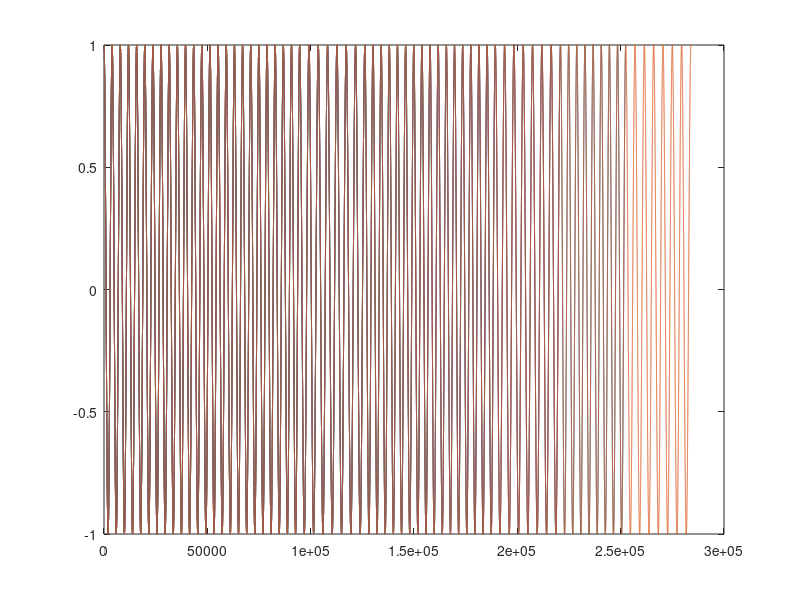

Reproduce this figure in MATLAB.
% function [ output_args ] = moduladorBFSK( input_args )

%% TX
x = [0 0 0 1 0 0 1 0 1];
Rb = 563.48;
f0 = 8*Rb;
f1 = 7*Rb;
fc = 7.5*Rb;
fs = 56*Rb;

Tb = 1/Rb;
t = 0:Tb/fs:Tb;
s = [];
phi = 0;
figure
for i = 1:length(x)
    if(x(i) == 1)
        s = [s cos(2*pi*f1*t+ phi)];
    elseif(x(i) == 0)
        s = [s cos(2*pi*f0*t+ phi)];
    end
    plot(s)
    hold on
end

%% CHANNEL
h = 1;
w = 0;
y=h.*s+w;
